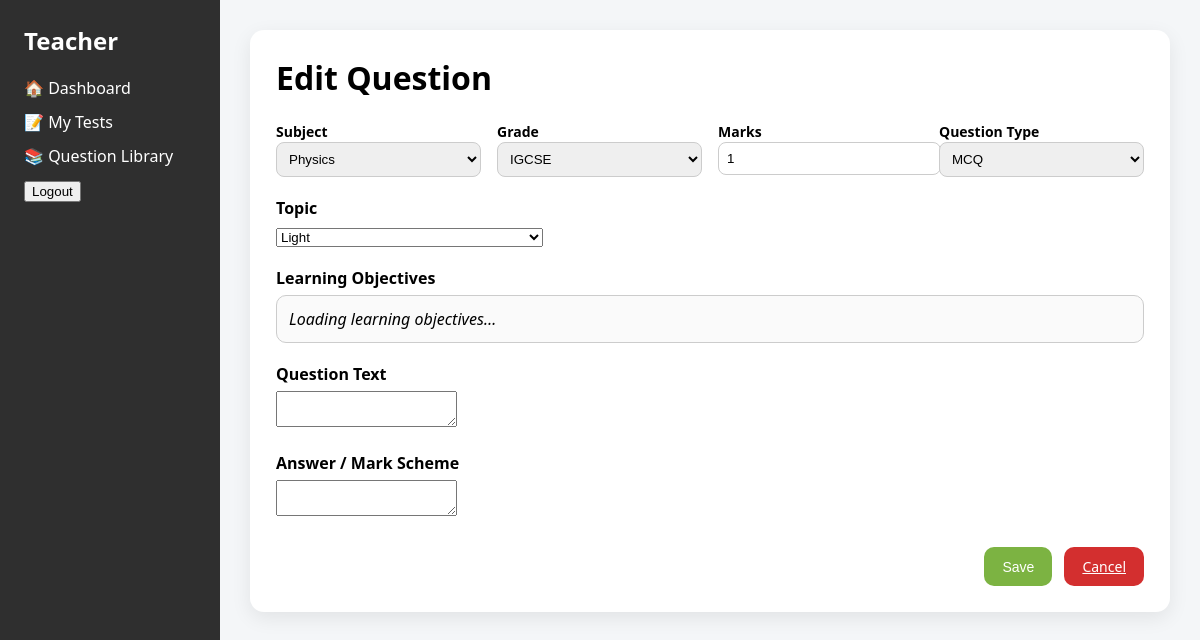
Page /questions/edit/1/ (signed in) on the earlier database version.
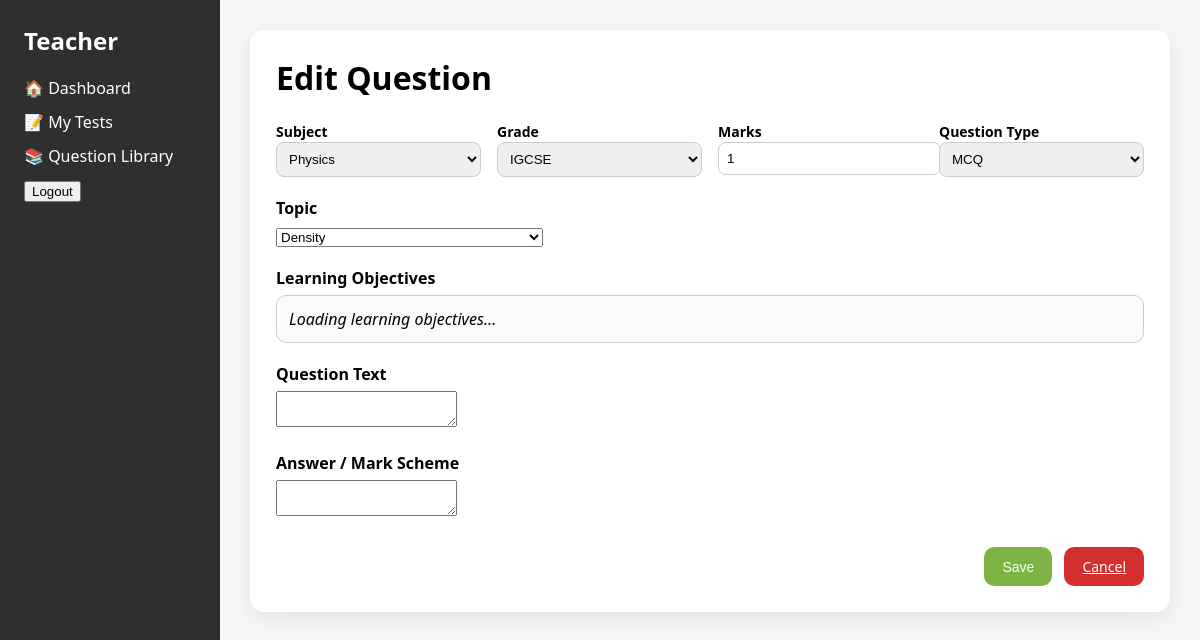
Same page on the later database version.
### core/models.py (models this page shows, shortened)
class Question(models.Model):
    QUESTION_TYPES = [
        ("mcq", "MCQ"),
        ("theory", "Theory"),
        ("structured", "Structured"),
        ("practical", "Practical"),
    ]
    grade = models.ForeignKey(Grade, on_delete=models.PROTECT)
    subject = models.ForeignKey(Subject, on_delete=models.PROTECT)
    topic = models.ForeignKey(Topic, on_delete=models.PROTECT)
    year = models.PositiveIntegerField(null=True, blank=True)
    learning_objectives = models.ManyToManyField(
        LearningObjective,
        related_name="questions"
    )
    question_text = models.TextField()
    answer_text = models.TextField(blank=True)
    marks = models.PositiveIntegerField(default=1)
    question_type = models.CharField(
        max_length=20,
        choices=QUESTION_TYPES
    )
    created_by = models.ForeignKey(
        User,
        on_delete=models.CASCADE,
        related_name="questions"
    )
    created_at = models.DateTimeField(auto_now_add=True)

class Topic(models.Model):
    name = models.CharField(max_length=150)
    grade = models.ForeignKey(
        Grade,
        on_delete=models.CASCADE,
        related_name="topics"
    )
    subject = models.ForeignKey(
        Subject,
        on_delete=models.CASCADE,
        related_name="topics"
    )
    class Meta:
        unique_together = ("name", "grade", "subject")
        ordering = ["grade__name", "subject__name", "name"]

class Subject(models.Model):
    name = models.CharField(max_length=100)
    class Meta:
        ordering = ["name"]

class Grade(models.Model):
    name = models.CharField(max_length=50)
    class Meta:
        ordering = ["name"]
        verbose_name = "Grade"
        verbose_name_plural = "Grades"

### core/views.py (the view, shortened to what this page needs)
# urls.py: path("questions/edit/<int:question_id>/", views.add_edit_question, name="edit_question"),
@login_required
def add_edit_question(request, question_id=None):
    question = None
    selected_lo_ids = []
    if question_id:
        question = get_object_or_404(
            Question,
            id=question_id,
            created_by=request.user
        )
        selected_lo_ids = list(
            question.learning_objectives.values_list("id", flat=True)
        )
    grades = Grade.objects.all()
    subjects = Subject.objects.all()
    topics = Topic.objects.all()
    years = list(range(2026, 1999, -1))
    return render(
        request,
        "teacher/question_editor.html",
        {
            "question": question,
            "grades": grades,
            "subjects": subjects,
            "topics": topics,
            "selected_lo_ids": selected_lo_ids,
            "years":years,
        }
    )

### templates/teacher/question_editor.html (shortened to what this page needs)
{% extends "teacher/teacher_base.html" %}
{% block content %}
<div class="editor-card">
<h1>
  {% if question %}Edit Question{% else %}Add Question{% endif %}
</h1>
<form method="post">
<div class="meta-grid">
  <div>
    <label>Subject</label>
    <select name="subject" required>
      {% for s in subjects %}
      <option value="{{ s.id }}" {% if question.subject_id == s.id %}selected{% endif %}>
        {{ s.name }}
      </option>
      {% endfor %}
    </select>
  </div>
  <div>
    <label>Grade</label>
    <select name="grade" required>
      {% for g in grades %}
      <option value="{{ g.id }}" {% if question.grade_id == g.id %}selected{% endif %}>
        {{ g.name }}
      </option>
      {% endfor %}
    </select>
  </div>
  <div>
    <label>Marks</label>
    <input type="number" name="marks" min="1" value="{{ question.marks|default:1 }}">
  </div>
  <div>
    <label>Question Type</label>
    <select name="question_type" required>
      <option value="mcq" {% if question.question_type == "mcq" %}selected{% endif %}>MCQ</option>
    </select>
  </div>
</div>
<div class="section">
  <label>Topic</label>
  <select name="topic" id="topicSelect" required>
    {% for t in topics %}
    <option value="{{ t.id }}" {% if question.topic_id == t.id %}selected{% endif %}>
      {{ t.name }}
    </option>
    {% endfor %}
  </select>
</div>
<div class="section">
  <label>Learning Objectives</label>
  <div id="loBox" class="lo-box">
  </div>
</div>
<div class="section">
  <label>Question Text</label>
  <textarea name="question_text" class="tinymce">
{{ question.question_text|default_if_none:"" }}
  </textarea>
</div>
<div class="section">
  <label>Answer / Mark Scheme</label>
  <textarea name="answer_text" class="tinymce">
{{ question.answer_text|default_if_none:"" }}
  </textarea>
</div>
<div class="actions">
  <button type="submit" class="btn green">Save</button>
  <a href="{% url 'question_library' %}" class="btn red">Cancel</a>
</div>
</form>
</div>
{% endblock %}

Differences in the rows shown:
changed Question "MCQ": topic "Light" → "Density"
